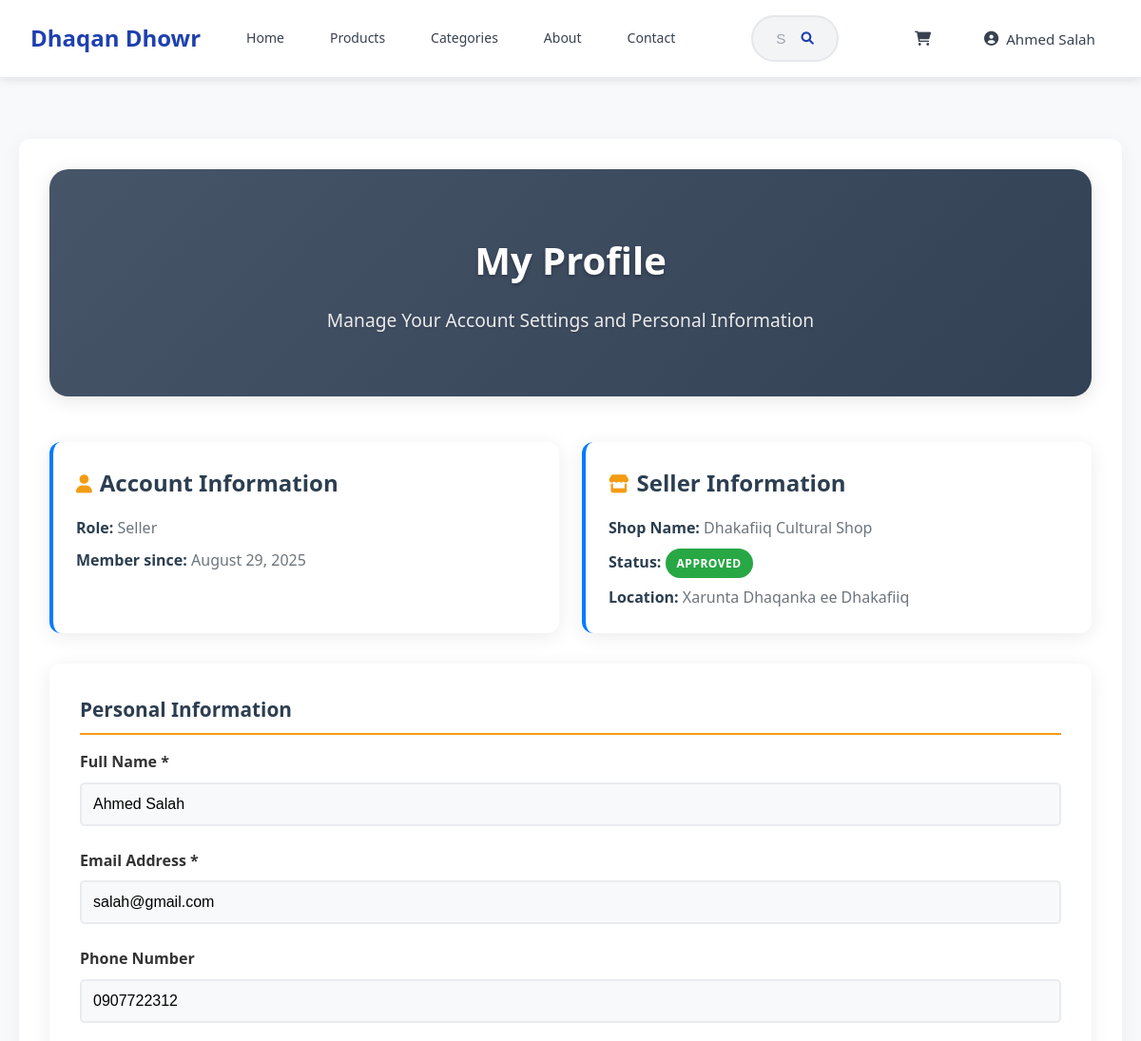
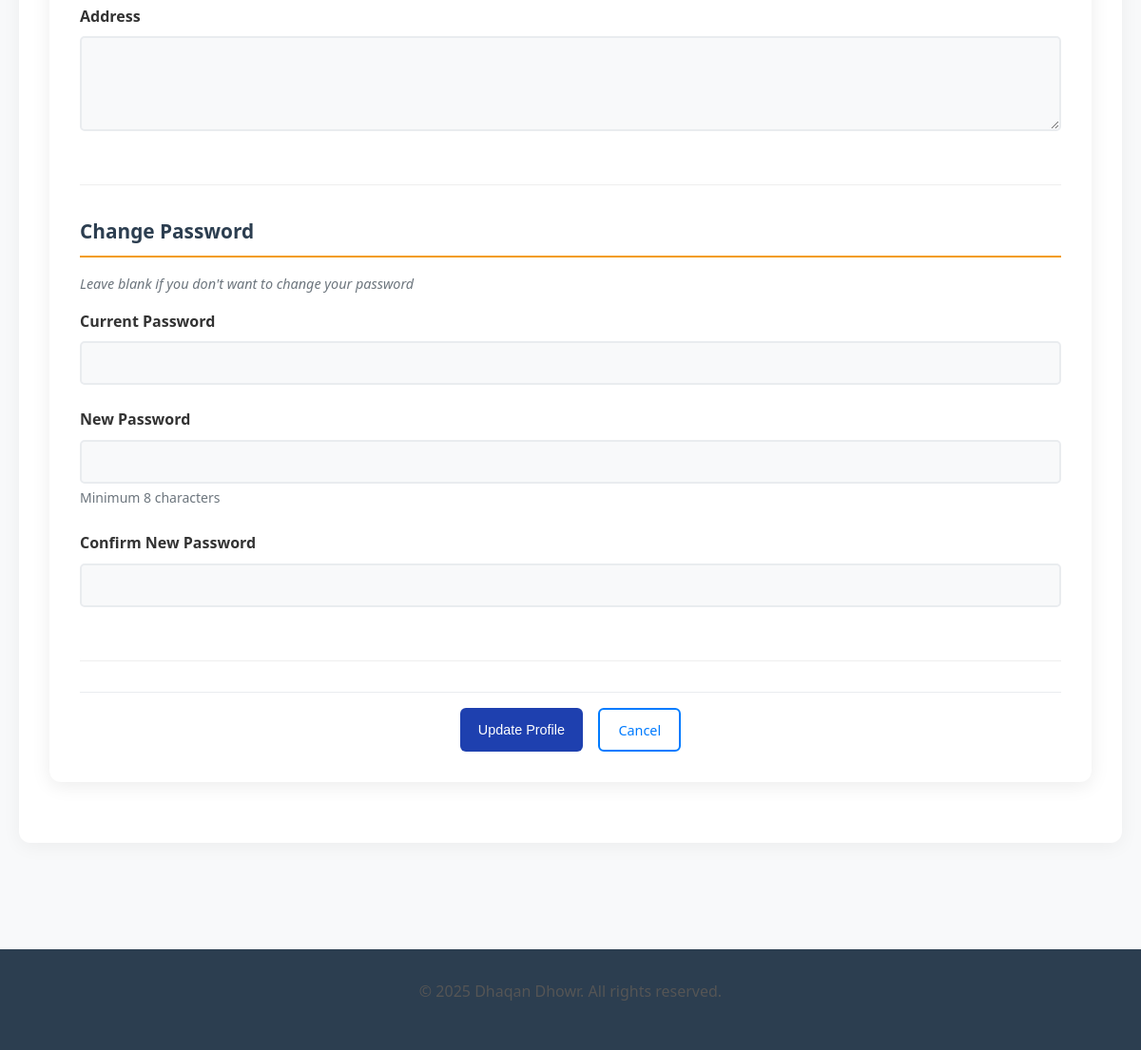
The page /profile.php (signed in) on the database its author committed (2 pictures, top to bottom).
### tables this page shows
CREATE TABLE `users` (
  `id` int(11) NOT NULL,
  `name` varchar(100) NOT NULL,
  `email` varchar(100) NOT NULL,
  `phone` varchar(20) DEFAULT NULL,
  `password_hash` varchar(255) NOT NULL,
  `role` enum('buyer','seller','admin') DEFAULT 'buyer',
  `verified` tinyint(1) DEFAULT 0,
  `created_at` timestamp NOT NULL DEFAULT current_timestamp(),
  `updated_at` timestamp NOT NULL DEFAULT current_timestamp() ON UPDATE current_timestamp()
);

CREATE TABLE `sellers` (
  `id` int(11) NOT NULL,
  `user_id` int(11) NOT NULL,
  `shop_name` varchar(100) NOT NULL,
  `bio` text DEFAULT NULL,
  `location` varchar(200) DEFAULT NULL,
  `approved` tinyint(1) DEFAULT 0,
  `created_at` timestamp NOT NULL DEFAULT current_timestamp()
);

### includes/auth_check.php (called while the page is built, shortened)
<?php
function isLoggedIn() {
    return isset($_SESSION['user_id']);
}
function getCurrentUserId() {
    return $_SESSION['user_id'] ?? null;
}
function getCurrentUser() {
    return [
        'id' => $_SESSION['user_id'] ?? null,
        'name' => $_SESSION['name'] ?? null,
        'email' => $_SESSION['email'] ?? null,
        'role' => $_SESSION['role'] ?? null
    ];
}
?>

### profile.php (the view, shortened to what this page needs)
<?php
require_once __DIR__ . '/includes/init.php';
$base_url = '';
$user_id = getCurrentUserId();
try {
    $stmt = $conn->prepare("SELECT * FROM users WHERE id = ?");
    $stmt->bind_param("i", $user_id);
    $stmt->execute();
    $result = $stmt->get_result();
    $user = $result->fetch_assoc();
} catch (Exception $e) {
    error_log("Profile error: " . $e->getMessage());
    setFlashMessage('An error occurred while loading your profile.', 'error');
    header('Location: index.php');
    exit();
}
include 'includes/buyer_header.php';
?>
<main class="profile-main">
    <div class="container">
        <div class="profile-container">
            <div class="profile-header">
                <h1>My Profile</h1>
                <p class="subtitle">Manage Your Account Settings and Personal Information</p>
            </div>
            <div class="profile-info">
                <div class="info-card">
                    <h3><i class="fas fa-user"></i> Account Information</h3>
                    <p><strong>Role:</strong> <?= ucfirst(htmlspecialchars($_SESSION['role'])); ?></p>
                    <p><strong>Member since:</strong> <?= date('F j, Y', strtotime($user['created_at'])); ?></p>
                </div>
                <?php if ($_SESSION['role'] === 'seller'): ?>
                    <?php
                    $seller_stmt = $conn->prepare("SELECT * FROM sellers WHERE user_id = ?");
                    $seller_stmt->bind_param("i", $user_id);
                    $seller_stmt->execute();
                    $seller_result = $seller_stmt->get_result();
                    $seller = $seller_result->fetch_assoc();
                    ?>
                    <?php if ($seller): ?>
                        <div class="info-card">
                            <h3><i class="fas fa-store"></i> Seller Information</h3>
                            <p><strong>Shop Name:</strong> <?= htmlspecialchars($seller['shop_name']); ?></p>
                            <p><strong>Status:</strong>
                                <?php if ($seller['approved']): ?>
                                    <span class="badge badge-success">Approved</span>
                                <?php else: ?>
                                    <span class="badge badge-warning">Pending Approval</span>
                                <?php endif; ?>
                            </p>
                            <p><strong>Location:</strong> <?= htmlspecialchars($seller['location']); ?></p>
                        </div>
                    <?php endif; ?>
                <?php endif; ?>
            </div>
            <form method="POST" action="" class="profile-form">
                <div class="form-section">
                    <h3>Personal Information</h3>
                    <div class="form-group">
                        <label for="name">Full Name *</label>
                        <input type="text" id="name" name="name" value="<?= htmlspecialchars($user['name']); ?>" required class="form-control">
                    </div>
                    <div class="form-group">
                        <label for="email">Email Address *</label>
                        <input type="email" id="email" name="email" value="<?= htmlspecialchars($user['email']); ?>" required class="form-control">
                    </div>
                    <div class="form-group">
                        <label for="phone">Phone Number</label>
                        <input type="tel" id="phone" name="phone" value="<?= htmlspecialchars($user['phone'] ?? ''); ?>" class="form-control">
                    </div>
                    <div class="form-group">
                        <label for="address">Address</label>
                        <textarea id="address" name="address" rows="3" class="form-control"><?= htmlspecialchars($user['address'] ?? ''); ?></textarea>
                    </div>
                </div>
                <div class="form-section">
                    <h3>Change Password</h3>
                    <p class="form-help">Leave blank if you don't want to change your password</p>
                    <div class="form-group">
                        <label for="current_password">Current Password</label>
                        <input type="password" id="current_password" name="current_password" class="form-control">
                    </div>
                    <div class="form-group">
                        <label for="new_password">New Password</label>
                        <input type="password" id="new_password" name="new_password" class="form-control">
                        <small>Minimum <?= PASSWORD_MIN_LENGTH; ?> characters</small>
                    </div>
                    <div class="form-group">
                        <label for="confirm_password">Confirm New Password</label>
                        <input type="password" id="confirm_password" name="confirm_password" class="form-control">
                    </div>
                </div>
                <div class="form-actions">
                    <button type="submit" class="btn btn-primary">Update Profile</button>
                    <a href="index.php" class="btn btn-outline">Cancel</a>
                </div>
            </form>
        </div>
    </div>
</main>
<?php include 'includes/footer.php'; ?>

### includes/buyer_header.php (shortened to what this page needs)
<?php
$current_user = isLoggedIn() ? getCurrentUser() : null;
?>
<!DOCTYPE html>
<html lang="en">
<head>
    <link rel="stylesheet" href="<?= $base_url ?>assets/css/style.css">
    <link rel="stylesheet" href="https://cdnjs.cloudflare.com/ajax/libs/font-awesome/6.0.0/css/all.min.css">
</head>
<body>
<header class="buyer-header">
    <nav class="buyer-navbar">
        <div class="navbar-container">
            <div class="navbar-brand">
                <a href="<?= $base_url; ?>index.php">
                    <span class="brand-text">Dhaqan Dhowr</span>
                </a>
            </div>
            <div class="navbar-nav">
                <a href="<?= $base_url ?>index.php" class="nav-link <?= basename($_SERVER['PHP_SELF']) == 'index.php' ? 'active' : '' ?>">
                    Home
                </a>
                <a href="<?= $base_url ?>products.php" class="nav-link <?= basename($_SERVER['PHP_SELF']) == 'products.php' ? 'active' : '' ?>">
                    Products
                </a>
                <a href="<?= $base_url ?>category.php" class="nav-link <?= basename($_SERVER['PHP_SELF']) == 'category.php' ? 'active' : '' ?>">
                    Categories
                </a>
                <a href="<?= $base_url ?>about.php" class="nav-link <?= basename($_SERVER['PHP_SELF']) == 'about.php' ? 'active' : '' ?>">
                    About
                </a>
                <a href="<?= $base_url ?>contact.php" class="nav-link <?= basename($_SERVER['PHP_SELF']) == 'contact.php' ? 'active' : '' ?>">
                    Contact
                </a>
            </div>
            <div class="navbar-search">
                <form action="<?= $base_url ?>search.php" method="GET" class="search-form">
                    <input type="text" name="q" placeholder="Search cultural items..." class="search-input" value="<?= htmlspecialchars($_GET['q'] ?? '') ?>">
                    <button type="submit" class="search-btn">
                        <i class="fas fa-search"></i>
                    </button>
                </form>
            </div>
            <div class="navbar-actions">
                <?php if ($current_user): ?>
                    <a href="<?= $base_url ?>buyer/cart.php" class="nav-action cart-link <?= basename($_SERVER['PHP_SELF']) == 'cart.php' ? 'active' : '' ?>">
                        <i class="fas fa-shopping-cart"></i>
                    </a>
                    <div class="nav-dropdown user-dropdown">
                        <a href="#" class="nav-action dropdown-toggle">
                            <i class="fas fa-user-circle"></i>
                            <span class="user-name"><?= htmlspecialchars($current_user['name']) ?></span>
                        </a>
                    </div>
                <?php else: ?>
                    <a href="<?= $base_url ?>index.php?show_login=1" class="btn btn-outline btn-sm">Login</a>
                    <a href="<?= $base_url ?>index.php?show_signup=1" class="btn btn-primary btn-sm">Sign Up</a>
                <?php endif; ?>
            </div>
        </div>
    </nav>
</header>

### rows shown on the page
users: name "Ahmed Salah", created_at "August 29, 2025", email "salah@gmail.com", phone "0907722312"
sellers: shop_name "Dhakafiiq Cultural Shop", location "Xarunta Dhaqanka ee Dhakafiiq"

### other values the page prints
$_SESSION['role'] "Seller"
PASSWORD_MIN_LENGTH "8"
SITE_NAME "Dhaqan Dhowr"
